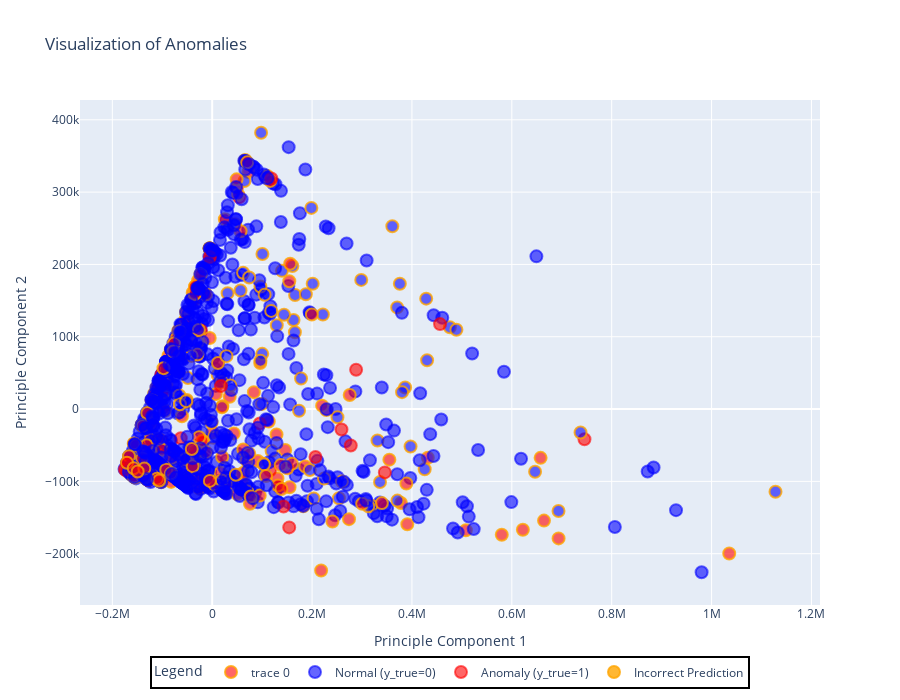

Notebook cell for this chart:
### Code cell
from SADL.visualization_module import DataVisualization
visualizer = DataVisualization(data=X_test, plot_technique='plot_anomaly', dim_reduction_technique='PCA', y_true=labels_true, y_pred=labels_pred,subset_size_percent=0.2)
visualizer.fit()
visualizer.show()

### Figure 1 — Plotly figure (JSON) as saved in the notebook; plotly's stock layout.template omitted (floating-point values rounded to 4 significant figures; data arrays with more than 128 entries replaced by an {"elided": "..."} marker saying what was removed)
{"data": [{"hoverinfo": "text", "marker": {"color": {"elided": "1200 str values"}, "line": {"color": {"elided": "1200 str values"}, "width": 2}, "size": 12}, "mode": "markers", "text": {"elided": "1200 str values"}, "type": "scatter", "x": {"elided": "1200 float values"}, "y": {"elided": "1200 float values"}}, {"marker": {"color": "rgba(0, 0, 255, 0.6)", "line": {"color": "rgba(0, 0, 255, 0.6)", "width": 2}, "size": 12}, "mode": "markers", "name": "Normal (y_true=0)", "showlegend": true, "type": "scatter", "x": [null], "y": [null]}, {"marker": {"color": "rgba(255, 0, 0, 0.6)", "line": {"color": "rgba(255, 0, 0, 0.6)", "width": 2}, "size": 12}, "mode": "markers", "name": "Anomaly (y_true=1)", "showlegend": true, "type": "scatter", "x": [null], "y": [null]}, {"marker": {"color": "rgba(255, 165, 0, 0.8)", "line": {"color": "rgba(255, 165, 0, 0.8)", "width": 2}, "size": 12}, "mode": "markers", "name": "Incorrect Prediction", "showlegend": true, "type": "scatter", "x": [null], "y": [null]}], "layout": {"height": 700, "legend": {"bordercolor": "Black", "borderwidth": 2, "font": {"size": 12}, "itemsizing": "constant", "orientation": "h", "title": {"text": "Legend"}, "x": 0.5, "xanchor": "center"}, "showlegend": true, "title": {"text": "Visualization of Anomalies"}, "width": 900, "xaxis": {"title": {"text": "Principle Component 1"}}, "yaxis": {"title": {"text": "Principle Component 2"}}}}
